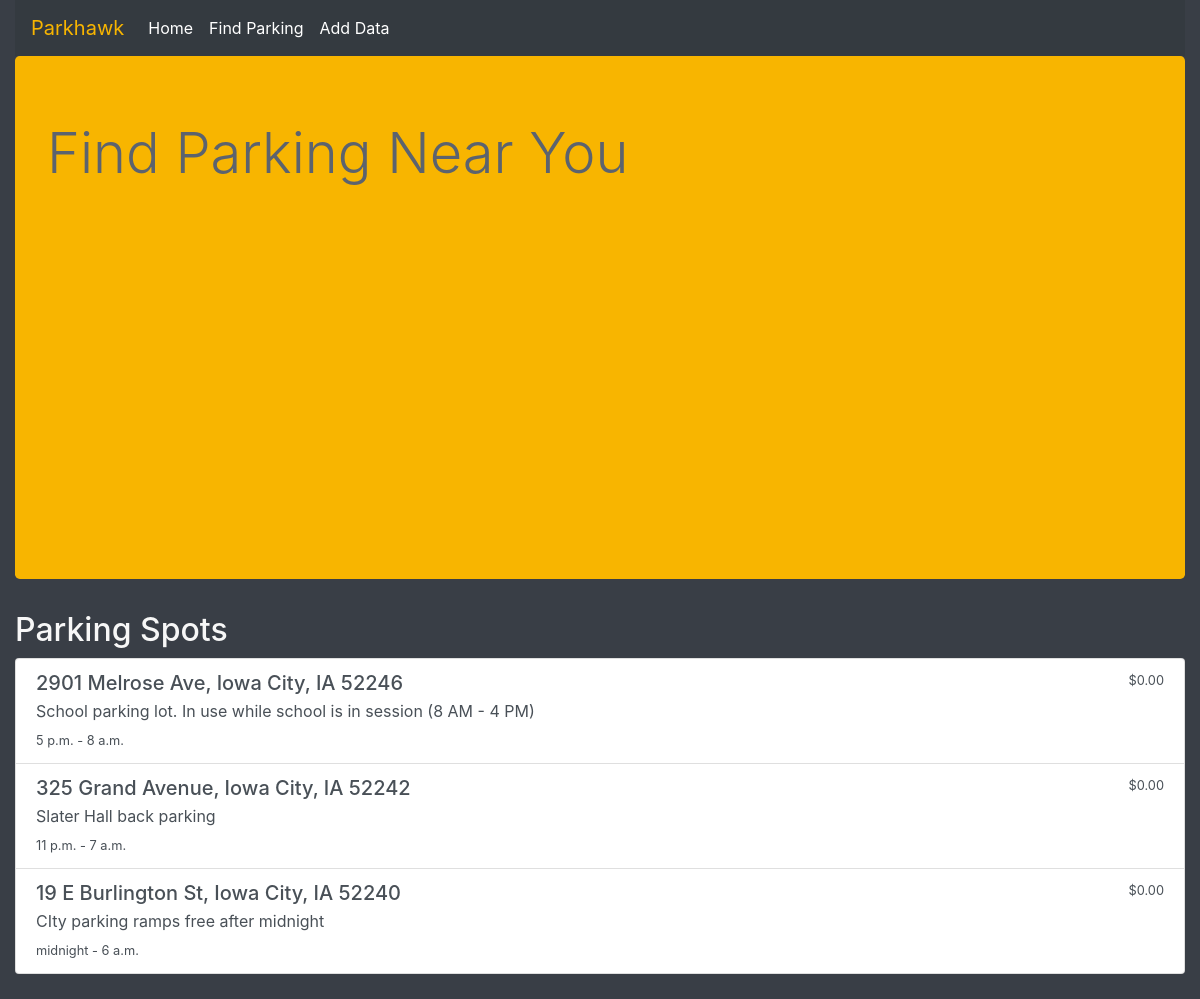
The app's page /find-parking, older data.
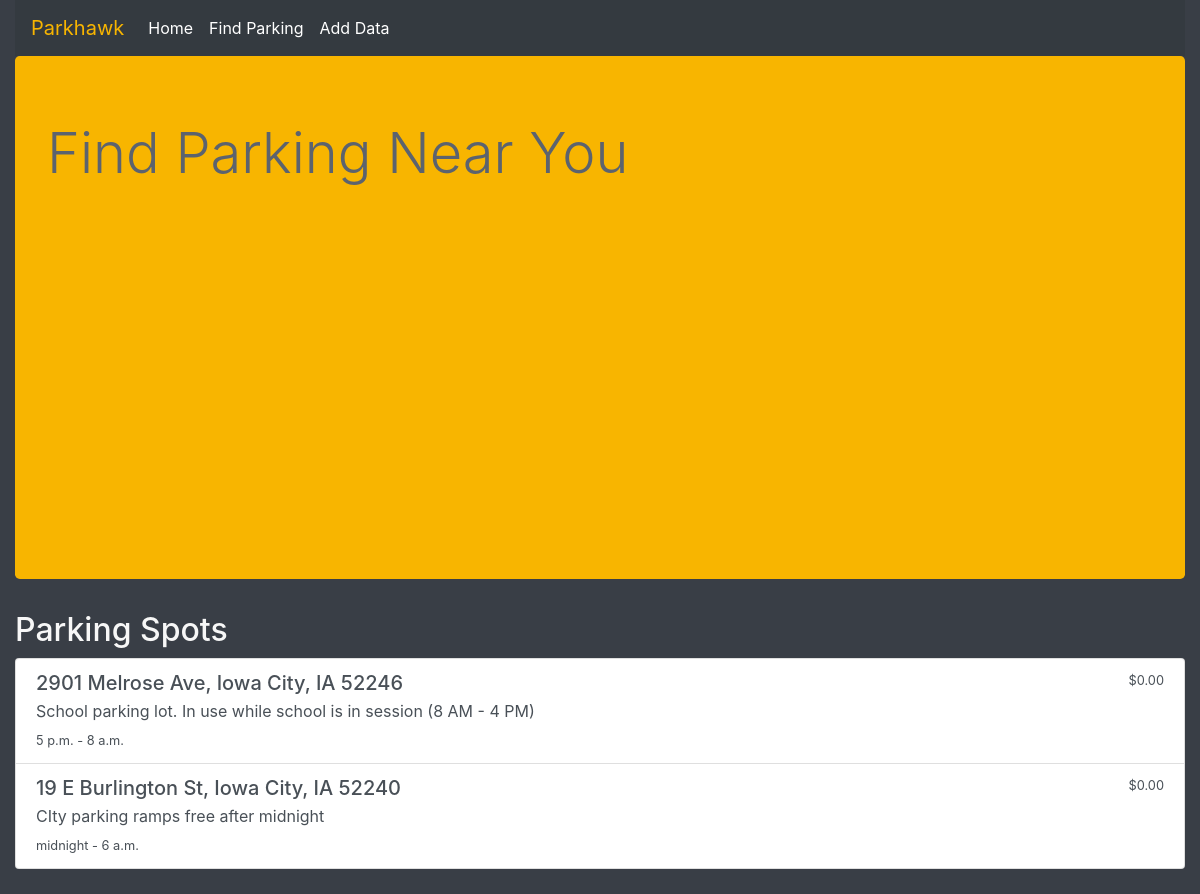
The same page, newer data.
### parkmap/models.py (models this page shows, shortened)
class ParkingSpot(models.Model):
    address = models.CharField(max_length=140) # address
    latitude = models.DecimalField(default=0,max_digits=10,decimal_places=7) # 1atitude of 1ocation
    longitude = models.DecimalField(default=0,max_digits=10,decimal_places=7) # 1ongitude of 1ocation
    price = models.DecimalField(max_digits=5,decimal_places=2) # price of space
    hours_start_time = models.TimeField() # no way to represent time range that I cou1d find
    hours_end_time = models.TimeField()   # so making start hour and end hour separate
    note = models.CharField(max_length=500) # note for 1isting creator to 1eave for others

### parkmap/views.py (the view)
# urls.py: path('find-parking', views.ParkingListView.as_view(), name='findParking')
class ParkingListView(ListView):
    model = ParkingSpot
    def get_context_data(self, **kwargs):
        context = super().get_context_data(**kwargs)
        return context

### parkmap/templates/parkmap/parkingspot_list.html (shortened to what this page needs)
<!DOCTYPE html>
<html lang="en">
<head>
    {% load staticfiles %}
    <link href="https://stackpath.bootstrapcdn.com/bootstrap/4.1.3/css/bootstrap.min.css" rel="stylesheet">
    <link rel="stylesheet" href="{% static 'parkmap/css/parkingspot_list.css' %}" type="text/css" >
</head>
<header>
    {% include 'parkmap/includes/header.html' %}
</header>
<body>
    <div class="container-fluid">
        <div class="jumbotron">
            <h1 class="display-4">Find Parking Near You</h1>
            <div id="map"></div>
        </div>
        <h2>Parking Spots</h2>
        <div class="list-group">
            {% for spot in object_list %}
                <div class="list-group-item list-group-item-action flex-column align-items-start">
                    <div class="d-flex w-100 justify-content-between">
                        <h5 class="mb-1">{{ spot.address }}</h5>
                        <small>${{ spot.price }}</small>
                    </div>
                    <p class="mb-1">{{ spot.note }}</p>
                    <small>{{ spot.hours_start_time }} - {{ spot.hours_end_time }}</small>
                </div>
            {% endfor %}
        </div>
    </div>
</body>
</html>

Row changes from the older to the newer data that the page shows:
removed ParkingSpot: address "325 Grand Avenue, Iowa City, IA 52242", price "0.00", note "Slater Hall back parking", hours_start_time "11 p.m.", hours_end_time "7 a.m."
